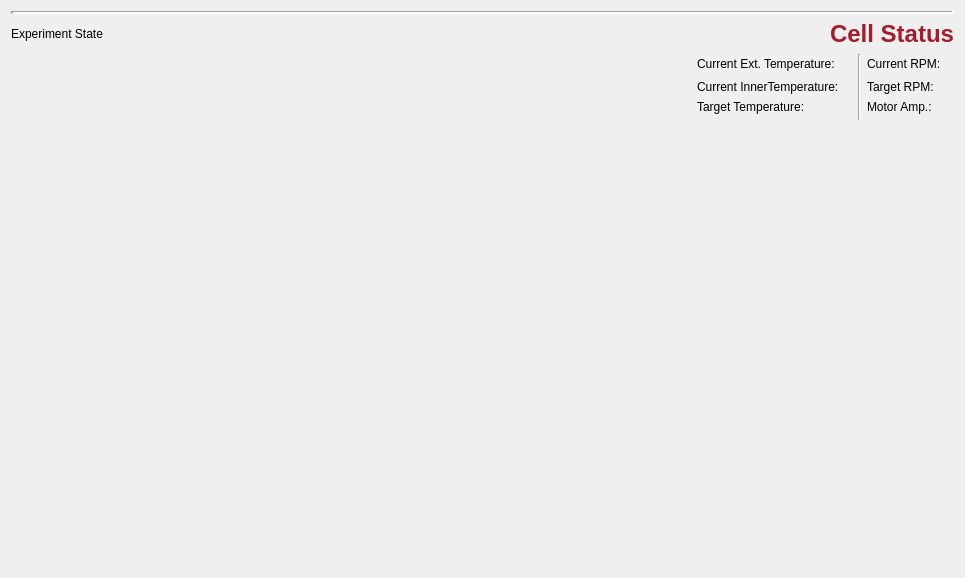
<?xml version="1.0" encoding="UTF-8"?>
<ui version="4.0">
 <class>CellWidget</class>
 <widget class="QWidget" name="CellWidget">
  <property name="geometry">
   <rect>
    <x>0</x>
    <y>0</y>
    <width>965</width>
    <height>578</height>
   </rect>
  </property>
  <property name="windowTitle">
   <string>Form</string>
  </property>
  <layout class="QGridLayout" name="gridLayout_2">
   <item row="4" column="1">
    <spacer name="verticalSpacer">
     <property name="orientation">
      <enum>Qt::Vertical</enum>
     </property>
     <property name="sizeHint" stdset="0">
      <size>
       <width>20</width>
       <height>40</height>
      </size>
     </property>
    </spacer>
   </item>
   <item row="0" column="1" colspan="2">
    <widget class="Line" name="line_2">
     <property name="lineWidth">
      <number>3</number>
     </property>
     <property name="orientation">
      <enum>Qt::Horizontal</enum>
     </property>
    </widget>
   </item>
   <item row="2" column="1" colspan="2">
    <layout class="QGridLayout" name="graphLayput"/>
   </item>
   <item row="1" column="1" colspan="2">
    <layout class="QGridLayout" name="gridLayout">
     <item row="3" column="5">
      <widget class="QLabel" name="label_11">
       <property name="sizePolicy">
        <sizepolicy hsizetype="Preferred" vsizetype="Minimum">
         <horstretch>0</horstretch>
         <verstretch>0</verstretch>
        </sizepolicy>
       </property>
       <property name="text">
        <string>Motor Amp.:</string>
       </property>
      </widget>
     </item>
     <item row="1" column="5">
      <widget class="QLabel" name="label_5">
       <property name="sizePolicy">
        <sizepolicy hsizetype="Preferred" vsizetype="Minimum">
         <horstretch>0</horstretch>
         <verstretch>0</verstretch>
        </sizepolicy>
       </property>
       <property name="text">
        <string>Current RPM:</string>
       </property>
      </widget>
     </item>
     <item row="1" column="4" rowspan="4">
      <widget class="Line" name="line">
       <property name="orientation">
        <enum>Qt::Vertical</enum>
       </property>
      </widget>
     </item>
     <item row="2" column="3">
      <widget class="QLabel" name="currentInnerTempLabel">
       <property name="text">
        <string/>
       </property>
      </widget>
     </item>
     <item row="1" column="3">
      <widget class="QLabel" name="currentExtTempLabel">
       <property name="sizePolicy">
        <sizepolicy hsizetype="Preferred" vsizetype="Minimum">
         <horstretch>0</horstretch>
         <verstretch>0</verstretch>
        </sizepolicy>
       </property>
       <property name="font">
        <font>
         <bold>true</bold>
        </font>
       </property>
       <property name="text">
        <string/>
       </property>
      </widget>
     </item>
     <item row="3" column="6">
      <widget class="QLabel" name="motorAmpLabel">
       <property name="sizePolicy">
        <sizepolicy hsizetype="Preferred" vsizetype="Minimum">
         <horstretch>0</horstretch>
         <verstretch>0</verstretch>
        </sizepolicy>
       </property>
       <property name="font">
        <font>
         <bold>true</bold>
        </font>
       </property>
       <property name="text">
        <string/>
       </property>
      </widget>
     </item>
     <item row="2" column="5">
      <widget class="QLabel" name="label_8">
       <property name="sizePolicy">
        <sizepolicy hsizetype="Preferred" vsizetype="Minimum">
         <horstretch>0</horstretch>
         <verstretch>0</verstretch>
        </sizepolicy>
       </property>
       <property name="text">
        <string>Target RPM:</string>
       </property>
      </widget>
     </item>
     <item row="1" column="1">
      <spacer name="horizontalSpacer">
       <property name="orientation">
        <enum>Qt::Horizontal</enum>
       </property>
       <property name="sizeHint" stdset="0">
        <size>
         <width>40</width>
         <height>20</height>
        </size>
       </property>
      </spacer>
     </item>
     <item row="2" column="6">
      <widget class="QLabel" name="targetRPMLabel">
       <property name="sizePolicy">
        <sizepolicy hsizetype="Preferred" vsizetype="Minimum">
         <horstretch>0</horstretch>
         <verstretch>0</verstretch>
        </sizepolicy>
       </property>
       <property name="font">
        <font>
         <bold>true</bold>
        </font>
       </property>
       <property name="text">
        <string/>
       </property>
      </widget>
     </item>
     <item row="3" column="2">
      <widget class="QLabel" name="label">
       <property name="sizePolicy">
        <sizepolicy hsizetype="Preferred" vsizetype="Minimum">
         <horstretch>0</horstretch>
         <verstretch>0</verstretch>
        </sizepolicy>
       </property>
       <property name="text">
        <string>Target Temperature:</string>
       </property>
      </widget>
     </item>
     <item row="3" column="3">
      <widget class="QLabel" name="targetTempLabel">
       <property name="sizePolicy">
        <sizepolicy hsizetype="Preferred" vsizetype="Minimum">
         <horstretch>0</horstretch>
         <verstretch>0</verstretch>
        </sizepolicy>
       </property>
       <property name="font">
        <font>
         <bold>true</bold>
        </font>
       </property>
       <property name="text">
        <string/>
       </property>
      </widget>
     </item>
     <item row="0" column="2" colspan="5">
      <widget class="QLabel" name="label_7">
       <property name="sizePolicy">
        <sizepolicy hsizetype="Preferred" vsizetype="Minimum">
         <horstretch>0</horstretch>
         <verstretch>0</verstretch>
        </sizepolicy>
       </property>
       <property name="text">
        <string>&lt;html&gt;&lt;head/&gt;&lt;body&gt;&lt;p&gt;&lt;span style=&quot; font-size:18pt; font-weight:700; color:#a51d2d;&quot;&gt;Cell Status&lt;/span&gt;&lt;/p&gt;&lt;/body&gt;&lt;/html&gt;</string>
       </property>
       <property name="alignment">
        <set>Qt::AlignRight|Qt::AlignTrailing|Qt::AlignVCenter</set>
       </property>
      </widget>
     </item>
     <item row="2" column="2">
      <widget class="QLabel" name="label_3">
       <property name="text">
        <string>Current InnerTemperature:</string>
       </property>
      </widget>
     </item>
     <item row="1" column="2">
      <widget class="QLabel" name="label_2">
       <property name="sizePolicy">
        <sizepolicy hsizetype="Preferred" vsizetype="Minimum">
         <horstretch>0</horstretch>
         <verstretch>0</verstretch>
        </sizepolicy>
       </property>
       <property name="text">
        <string>Current Ext. Temperature:</string>
       </property>
      </widget>
     </item>
     <item row="1" column="6">
      <widget class="QLabel" name="currentRPMLabel">
       <property name="sizePolicy">
        <sizepolicy hsizetype="Preferred" vsizetype="Minimum">
         <horstretch>0</horstretch>
         <verstretch>0</verstretch>
        </sizepolicy>
       </property>
       <property name="font">
        <font>
         <bold>true</bold>
        </font>
       </property>
       <property name="text">
        <string/>
       </property>
      </widget>
     </item>
     <item row="0" column="0">
      <widget class="QLabel" name="label_4">
       <property name="text">
        <string>Experiment State</string>
       </property>
       <property name="alignment">
        <set>Qt::AlignCenter</set>
       </property>
      </widget>
     </item>
     <item row="1" column="0" rowspan="3">
      <widget class="QLabel" name="expStateLabel">
       <property name="font">
        <font>
         <pointsize>12</pointsize>
         <bold>true</bold>
        </font>
       </property>
       <property name="styleSheet">
        <string notr="true">color: rgb(26, 95, 180);</string>
       </property>
       <property name="text">
        <string/>
       </property>
       <property name="alignment">
        <set>Qt::AlignCenter</set>
       </property>
      </widget>
     </item>
    </layout>
   </item>
  </layout>
 </widget>
 <resources/>
 <connections/>
</ui>
